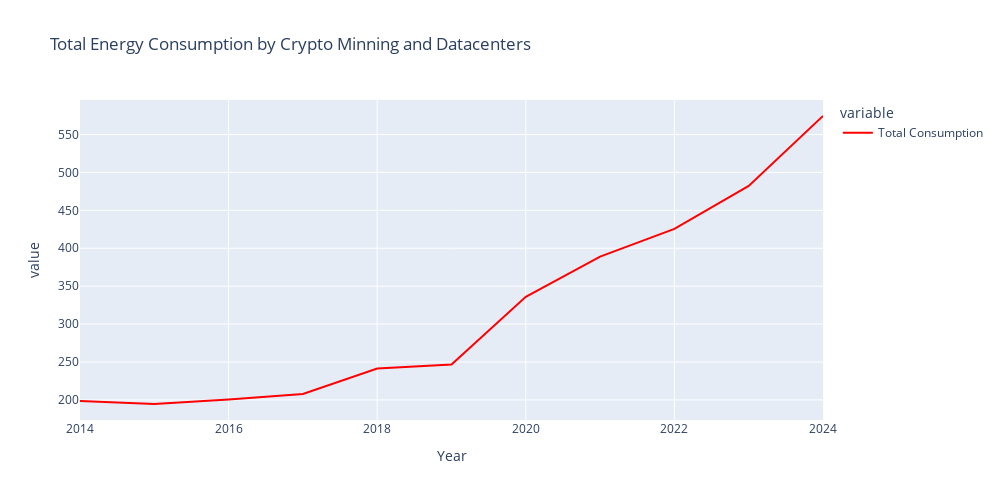

Write notebook code for a chart like this one.
### Code cell
# Plotting individual charts to analyze the patterns - Crypto and Data Centers Energy Consumption
fig = px.line(crypto_datacenter, x='Year', y=['Total Consumption'], color_discrete_sequence=['red'], title="Total Energy Consumption by Crypto Minning and Datacenters", height=500, width=1000)
fig.show()

### Figure 1 — Plotly figure (JSON) as saved in the notebook; plotly's stock layout.template omitted (floating-point values rounded to 4 significant figures)
{"data": [{"hovertemplate": "variable=Total Consumption<br>Year=%{x}<br>value=%{y}<extra></extra>", "legendgroup": "Total Consumption", "line": {"color": "red", "dash": "solid"}, "marker": {"symbol": "circle"}, "mode": "lines", "name": "Total Consumption", "orientation": "v", "showlegend": true, "type": "scatter", "x": [2014, 2015, 2016, 2017, 2018, 2019, 2020, 2021, 2022, 2023, 2024], "xaxis": "x", "y": [198.7, 194.6, 200.7, 207.9, 241.4, 246.7, 336.0, 389.1, 425.6, 482.2, 574.4], "yaxis": "y"}], "layout": {"height": 500, "legend": {"title": {"text": "variable"}, "tracegroupgap": 0}, "title": {"text": "Total Energy Consumption by Crypto Minning and Datacenters"}, "width": 1000, "xaxis": {"anchor": "y", "domain": [0, 1], "title": {"text": "Year"}}, "yaxis": {"anchor": "x", "domain": [0, 1], "title": {"text": "value"}}}}
